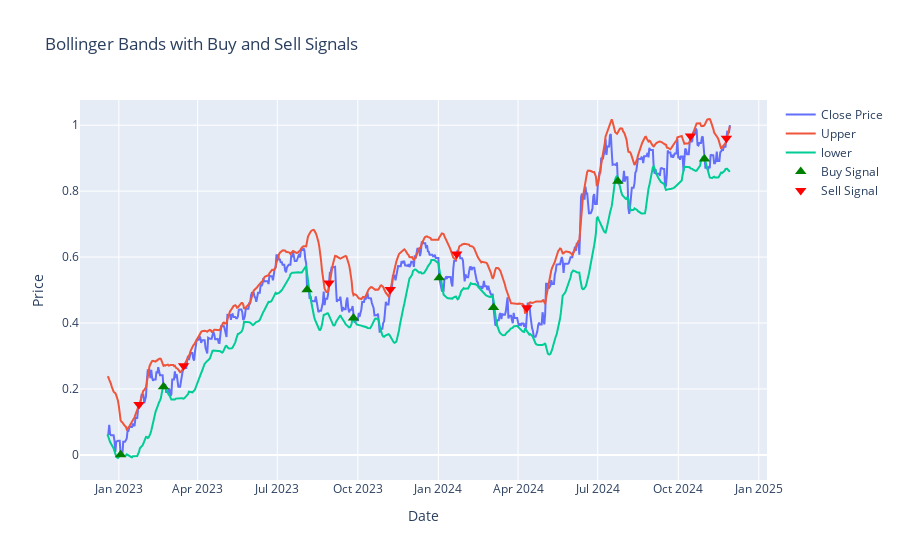

The notebook cell this image was saved under:
### Code cell
PlotSignal(signal_df, apple_df)

### Figure 1 — Plotly figure (JSON) as saved in the notebook; plotly's stock layout.template omitted (floating-point values rounded to 4 significant figures; data arrays with more than 128 entries replaced by an {"elided": "..."} marker saying what was removed)
{"data": [{"name": "Close Price", "type": "scatter", "x": {"elided": "712 str values"}, "y": {"elided": "712 float values"}}, {"name": "Upper", "type": "scatter", "x": {"elided": "731 str values"}, "y": {"elided": "731 float values"}}, {"name": "lower", "type": "scatter", "x": {"elided": "731 str values"}, "y": {"elided": "731 float values"}}, {"marker": {"color": "green", "size": 10, "symbol": "triangle-up"}, "mode": "markers", "name": "Buy Signal", "type": "scatter", "x": ["2023-01-03T00:00:00", "2023-02-21T00:00:00", "2023-08-04T00:00:00", "2023-09-26T00:00:00", "2024-01-02T00:00:00", "2024-03-04T00:00:00", "2024-07-24T00:00:00", "2024-10-31T00:00:00"], "y": [0.0004356, 0.2063, 0.5008, 0.4153, 0.5371, 0.4467, 0.8303, 0.8973]}, {"marker": {"color": "red", "size": 10, "symbol": "triangle-down"}, "mode": "markers", "name": "Sell Signal", "type": "scatter", "x": ["2023-01-24T00:00:00", "2023-03-16T00:00:00", "2023-08-29T00:00:00", "2023-11-07T00:00:00", "2024-01-22T00:00:00", "2024-04-11T00:00:00", "2024-10-15T00:00:00", "2024-11-25T00:00:00"], "y": [0.1525, 0.2706, 0.5216, 0.5015, 0.6093, 0.4462, 0.9671, 0.9607]}], "layout": {"title": {"text": "Bollinger Bands with Buy and Sell Signals"}, "xaxis": {"rangeslider": {"visible": false}, "title": {"text": "Date"}}, "yaxis": {"title": {"text": "Price"}}}}
